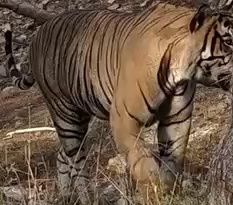
#> input picture Tiger_Identification/database/tiger_1/frame_00000.jpg, 233 x 205 px, found by its file name; its folder holds 4 pictures in this run
$ python extract_features.py
#> lines starting #> are read from the running program, lines starting #| are printed output that depends on the picture
import cv2
import os
import pickle

# Folder containing Tiger 1 images
input_folder = "database/tiger_1"

# Where we will save Tiger 1's visual signature
output_file = "database/tiger_1_features.pkl"

# Create SIFT
sift = cv2.SIFT_create()

all_descriptors = []

# Go through every image
for filename in os.listdir(input_folder):

    if not filename.lower().endswith((".jpg", ".jpeg", ".png")):
        continue

    image_path = os.path.join(input_folder, filename)

    image = cv2.imread(image_path)
#> image is the input picture: shape (205, 233, 3); mean B, G, R 69.1, 86.6, 107.6

    if image is None:
        print("Could not read:", filename)
        continue

    # Convert image to grayscale
    gray = cv2.cvtColor(image, cv2.COLOR_BGR2GRAY)
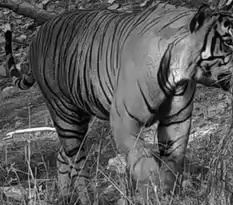
#> gray: shape (205, 233); min 1, max 250, mean 90.9

    # Find SIFT features
    keypoints, descriptors = sift.detectAndCompute(gray, None)
#> keypoints = 685 keypoints; strongest (x, y, size): (207, 53, 5.1), (203, 49, 3.1), (225, 38, 2.1), (208, 49, 3.4)

    if descriptors is not None:
        all_descriptors.append(descriptors)

        print(
            filename,
            "→",
            len(keypoints),
            "features found"
        )
#| frame_00000.jpg → 685 features found
    else:
        print(
            filename,
            "→ No features found"
        )
#> pass 2 of the loop `for filename in os.listdir(input_folder):`:
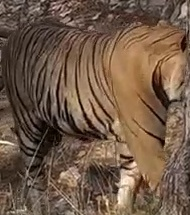
#> input picture Tiger_Identification/database/tiger_1/frame_00001.jpg, 190 x 215 px, found by its file name
#> image is the input picture: shape (215, 190, 3); mean B, G, R 71.9, 89.9, 112.9
#> `gray = cv2.cvtColor(image, cv2.COLOR_BGR2GRAY)`:
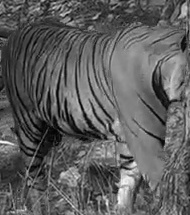
#> gray: shape (215, 190); min 1, max 251, mean 94.7
#> keypoints = 606 keypoints; strongest (x, y, size): (107, 204, 2), (126, 181, 10.6), (122, 156, 2.9), (107, 125, 1.8)
#| frame_00001.jpg → 606 features found
#> pass 3 of the loop `for filename in os.listdir(input_folder):`:
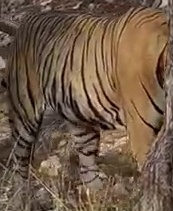
#> input picture Tiger_Identification/database/tiger_1/frame_00002.jpg, 173 x 211 px, found by its file name
#> image is the input picture: shape (211, 173, 3); mean B, G, R 71.8, 90.7, 112.9
#> `gray = cv2.cvtColor(image, cv2.COLOR_BGR2GRAY)`:
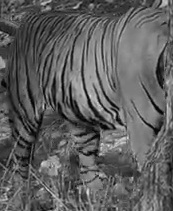
#> gray: shape (211, 173); min 2, max 227, mean 95.2
#> keypoints = 498 keypoints; strongest (x, y, size): (114, 114, 2.1), (105, 109, 2.2), (99, 100, 2.2), (87, 192, 2.2)
#| frame_00002.jpg → 498 features found
#> the loop made 4 passes; the first 3 are shown

# Save all descriptors
with open(output_file, "wb") as f:
    pickle.dump(all_descriptors, f)

print()
print("================================")
print("Tiger 1 feature extraction done!")
print("Feature file saved to:")
print(output_file)
print("================================")
